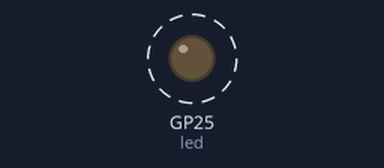
Bench run of a program on a simulated Raspberry Pi Pico running MicroPython. Shown: output pins drawn as LEDs (lit = HIGH). Dashed ring = blinking. WiFi joins after 1.5 s; random numbers come from a fixed seed; requests to the public web service named in the program get a made-up reply in its usual format after 0.4 s (London, UTC, broken clouds, 64 % humidity, 1013 hPa unless stated); library files of the repository ran but are not shown: secrets.py; what the program prints to the serial console is not drawn.

Above: at 5.5 s.
Timing chart, 0 to 9.6 s (numbered marks = the images above):
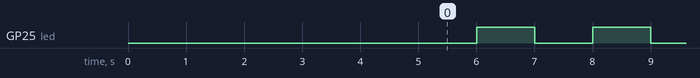

Measured:
- by itself, GP25 (led): alternates HIGH for 1.0 s and LOW for 1.0 s

The program:

sendToThingSpeak.py
```python
import machine
import urequests
from machine import Pin,Timer
import network, time
import utime
import math
import random as rd

####
led = Pin("LED", Pin.OUT)
tim = Timer()
HTTP_HEADERS = {'Content-Type': 'application/json'}
THINGSPEAK_WRITE_API_KEY = 'ZYJZ....R49EDXYZ'

from secrets import WIFI_SSID, WIFI_PASSWORD
ssid = WIFI_SSID
password = WIFI_PASSWORD


def configure_station(ssid, password):
    # Configure Pico W as Station
    sta_if=network.WLAN(network.STA_IF)
    sta_if.active(True)
    number1 = 0
    for _ in range(10):
            print('connecting to network...')
            sta_if.connect(ssid, password)
            time.sleep(5)
            if sta_if.isconnected():
                print("Connected")
                break
            time.sleep(11)
    return sta_if

sta_if = configure_station(ssid, password)

print('network config:', sta_if.ifconfig())


def tick(timer):
    global led
    led.toggle()

tim.init(freq=1, mode=Timer.PERIODIC, callback=tick)

# Demonstration of generating random data and then sending the data to
# an API on the internet

print("\n\nThis program demonstrates sending data to an API Endpoint on the internet.")
print("An API is an 'Application Programming Interface' that our program talks to on a remote computer.")
print("\nPhones and computers talk on the Internet using many different protocols.")
print("One common protocol is to send data using an HTTP request to an API endpoint on another computer.")
print("\nThis program generates a random integer, e.g. 39.")
print("The program then creates an HTTP POST to an API endpoint on another computer and sends the random integer to the remote computer.")
print("If the send is successful, the program prints 'Successful', meaning that a computer on the internet received the random integer.")


while True:
    num = rd.randint(0,100)
    print("\nGenerated random integer to send to the remote computer's API:" ,num)
    time.sleep(1)
    readings = {'field1':num}
    for retries in range(60):     # 60 second reboot timeout
        if sta_if.isconnected():
            print("\tConnecting to remote computer...")
            try:
                computer_name = "api.thingspeak.com"
                url = 'http://' + computer_name + '/update?api_key=' + THINGSPEAK_WRITE_API_KEY
                request = urequests.post(url, json = readings, headers = HTTP_HEADERS )

                request.close()
                time.sleep(5)
                print("\tConnected to remove computer", computer_name)
                print("\tWriting encoded integer to ", computer_name, "in JSON string: ", readings)
                print("\tSuccesful!")
                break
            except:
                print("Send failed!")
                time.sleep(1)
        else:
            print(" waiting for wifi to come back.....")
            time.sleep(1)
    else:
        print("Rebooting")
        time.sleep(1)
        machine.reset()
print("Sent, waiting awhile")
time.sleep(10)
```
